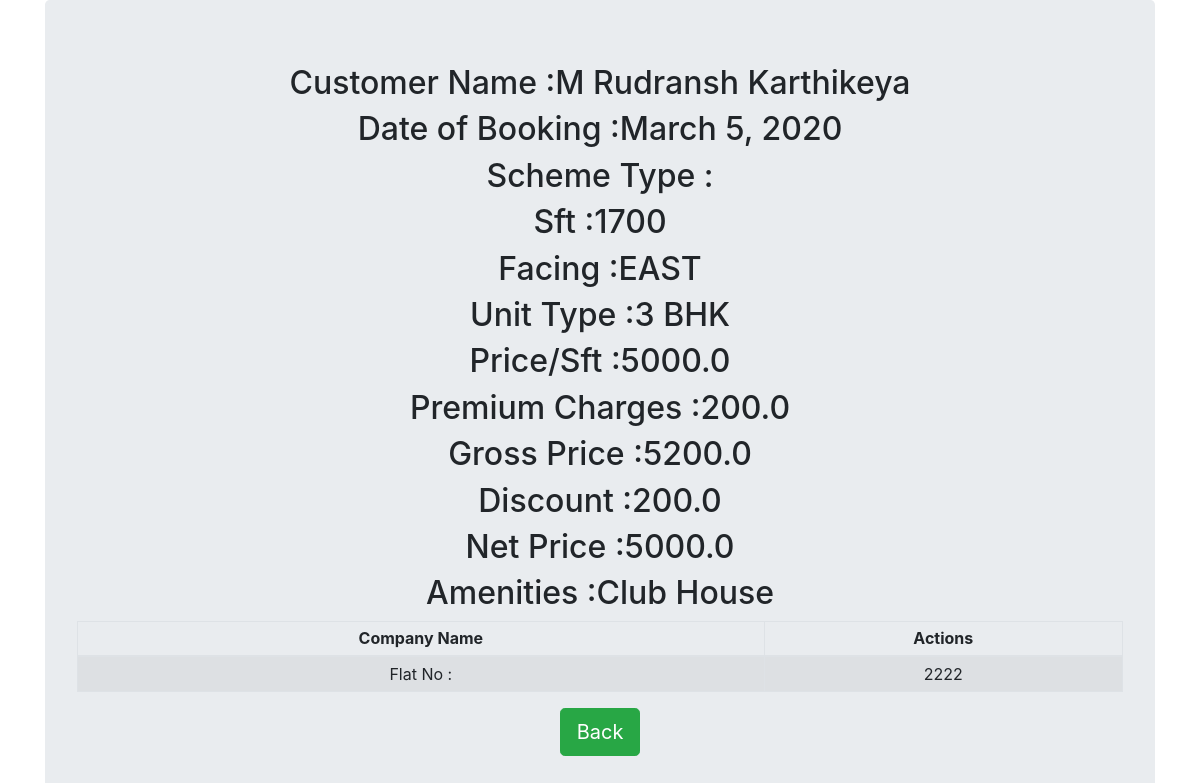
/unitcostingdetails/1/, run on the app's committed database.
### customerapp/models.py (models this page shows, shortened)
class UnitCosting(models.Model):
    flatno=models.ForeignKey(UnitCreation,on_delete=models.CASCADE)
    cname=models.ForeignKey(Customer,on_delete=models.CASCADE)
    bookingdate=models.DateField()
    schemetype=models.ForeignKey(Scheme,on_delete=models.CASCADE)
    sft=models.ForeignKey(Unit,on_delete=models.CASCADE)
    face=models.ForeignKey(Facing,on_delete=models.CASCADE)
    unittype=models.ForeignKey(UnitType,on_delete=models.CASCADE)
    price=models.FloatField()
    pcharge=models.FloatField()
    grossprice=models.FloatField()
    discount=models.FloatField()
    netprice=models.FloatField()
    amenities=models.ForeignKey(Amenities,on_delete=models.CASCADE)

class UnitCreation(models.Model):
    STATUS_CHOICES=(('available','Available'),('sold','Sold'),('reserved','Reserved'),('registered','Registered'))
    flatno=models.IntegerField()
    cname=models.ForeignKey(Company,on_delete=models.CASCADE)
    bname=models.ForeignKey(Blockname,on_delete=models.CASCADE)
    floorno=models.ForeignKey(Floors,on_delete=models.CASCADE)
    unitno=models.ForeignKey(Unit,on_delete=models.CASCADE)
    face=models.ForeignKey(Facing,on_delete=models.CASCADE)
    status=models.CharField(max_length=11,choices=STATUS_CHOICES,default='available')
    def __str__(self):
        return str(self.flatno)

class Customer(models.Model):
    name=models.CharField(max_length=64)
    father=models.CharField(max_length=64)
    dob=models.DateField()
    Occupation=models.CharField(max_length=64)
    mailid=models.EmailField()
    def __str__(self):
        return str(self.name)

class Unit(models.Model):
    name=models.CharField(max_length=64)
    def __str__(self):
        return str(self.name)

class Facing(models.Model):
    name=models.CharField(max_length=64)
    def __str__(self):
        return str(self.name)

class UnitType(models.Model):
    name=models.CharField(max_length=64)
    def __str__(self):
        return str(self.name)

class Amenities(models.Model):
    name=models.CharField(max_length=64)
    cost=models.FloatField()
    def __str__(self):
        return str(self.name)

### customerapp/views.py (the view)
# urls.py: url(r'^unitcostingdetails/(?P<pk>\d+)/$', views.UnitCostingDetailView.as_view(),name='unitcostingdetail'),
class UnitCostingDetailView(DetailView):
    model=UnitCosting

### templates/customerapp/unitcosting_detail.html
<!DOCTYPE html>
{%extends 'customerapp/base.html'%}
{%block content%}
<div class="container">
<div class="jumbotron">
<div align='center' class="main-box">
  <table class="table table-hover table table-striped table table-bordered table table-sm">
         <thead align='center'>
           <th>Company Name</th>
           <th>Actions</th>
         </thead>
<tr align='center' background='white'>
<td>Flat No :</td><td>{{unitcosting.flatno}}</td>
  <h2>Customer Name :{{unitcosting.cname}}</h2>
  <h2>Date of Booking :{{unitcosting.bookingdate}}</h2>
  <h2>Scheme Type :{{unitcosting.scheme}}</h2>
  <h2>Sft :{{unitcosting.sft}}</h2>
  <h2>Facing :{{unitcosting.face}}</h2>
  <h2>Unit Type :{{unitcosting.unittype}}</h2>
  <h2>Price/Sft :{{unitcosting.price}}</h2>
  <h2>Premium Charges :{{unitcosting.pcharge}}</h2>
  <h2>Gross Price :{{unitcosting.grossprice}}</h2>
  <h2>Discount :{{unitcosting.discount}}</h2>
  <h2>Net Price :{{unitcosting.netprice}}</h2>
  <h2>Amenities :{{unitcosting.amenities}}</h2>
</tr>
</table>
    <a class="btn btn-success btn-lg" href="/unitcostinglist">Back</a>
</div>
</div>
</div>
{%endblock%}

### data on the page
UnitCosting: flatno "2222", cname "M Rudransh Karthikeya", bookingdate "March 5, 2020", sft "1700", face "EAST", unittype "3 BHK", price "5000.0", pcharge "200.0", grossprice "5200.0", discount "200.0", netprice "5000.0", amenities "Club House"
